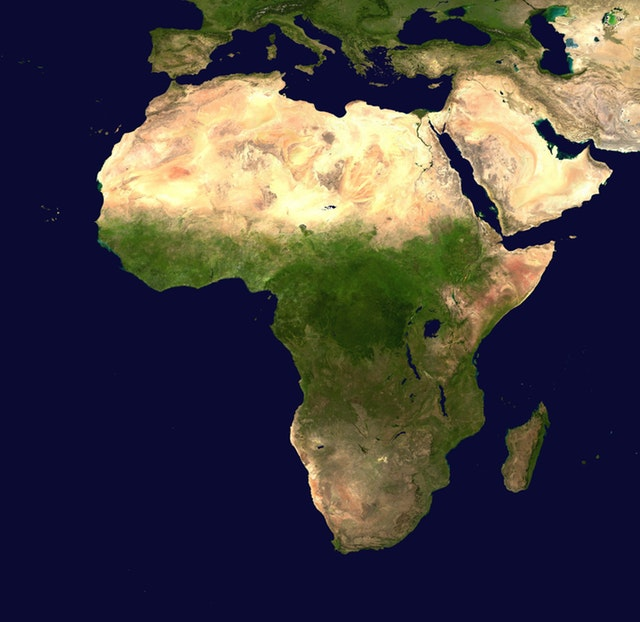
#> input picture tutorial_1/materyal/klasor9/convexHull_map.jpg, 640 x 622 px, found by its file name
$ python video8.py
#> lines starting #> are read from the running program, lines starting #| are printed output that depends on the picture; after the words box and inside, x2 and y2 are one past the last pixel; in counts of white or black regions, pixels touching at a corner belong together


" ------------------------------------------------------------ "
# Convex Hull (Dışbükey Kabuk)
" ------------------------------------------------------------ "


import cv2
import numpy as np

img = cv2.imread("materyal\\klasor9\\convexHull_map.jpg")
#> img is the input picture: shape (622, 640, 3); mean B, G, R 66.4, 64, 68.6
imgGray = cv2.cvtColor(img, cv2.COLOR_BGR2GRAY)
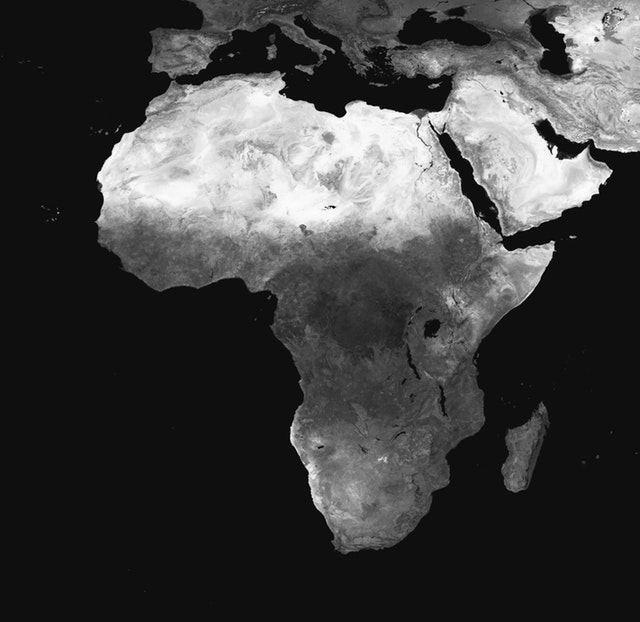
#> imgGray: shape (622, 640); min 1, max 253, mean 65.7
blur = cv2.blur(imgGray, (3,3))

_, thresh = cv2.threshold(blur, 40, 255, cv2.THRESH_BINARY)
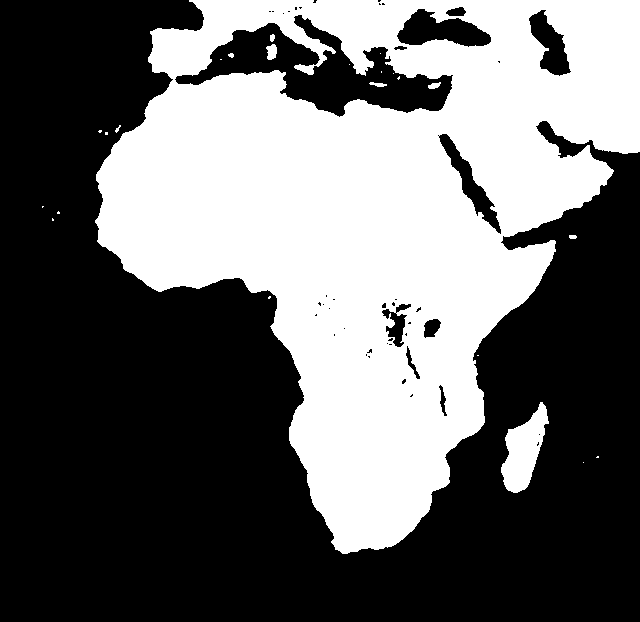
#> thresh: shape (622, 640); 41.2% white; 24 white regions (15 under 20 px)

contours,hiyerarsi = cv2.findContours(thresh, cv2.RETR_TREE, cv2.CHAIN_APPROX_SIMPLE)
#> contours = 69 contours, 50 with area under 20; largest, box (x1, y1, x2, y2) and area: (95, 0, 640, 554) 177440, (174, 14, 454, 118) 11646, (501, 402, 549, 493) 2249, (396, 8, 492, 48) 2191, (438, 133, 502, 235) 1526; hiyerarsi = 69 rows, first 6: [1, -1, -1, -1], [2, 0, -1, -1], [5, 1, 3, -1], [4, -1, -1, 2], [-1, 3, -1, 2], [6, 2, -1, -1]
hull = []

for i in range(len(contours)):
    hull.append(cv2.convexHull(contours[i], False))
#> this loop made 69 passes
#> after the loop, hull = 69 contours, 48 with area under 20; largest, box (x1, y1, x2, y2) and area: (95, 0, 640, 554) 209284, (174, 14, 454, 118) 18006, (501, 402, 549, 493) 2616, (396, 8, 492, 48) 2596, (438, 133, 502, 235) 1918

background = np.zeros((thresh.shape[0], thresh.shape[1], 3), dtype=np.uint8)

for i in range(len(contours)):
    cv2.drawContours(background, contours, i, (255, 0, 0), 3, 8)
    cv2.drawContours(background, hull, i, (0, 255, 0), 3, 8)
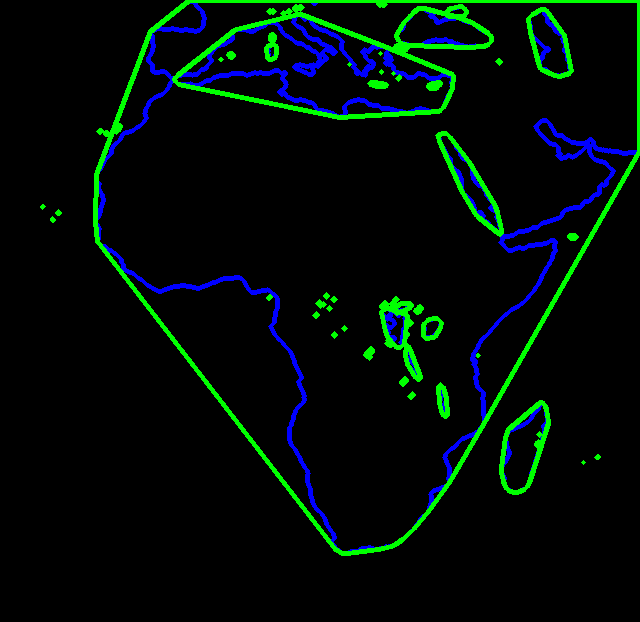
#> background: shape (622, 640, 3); mean of channels 0, 1, 2 7.9, 12, 0; drawn as B, G, R

cv2.imshow("Image", background)

cv2.imshow("Thresh", thresh)
cv2.waitKey(0)
cv2.destroyAllWindows()
